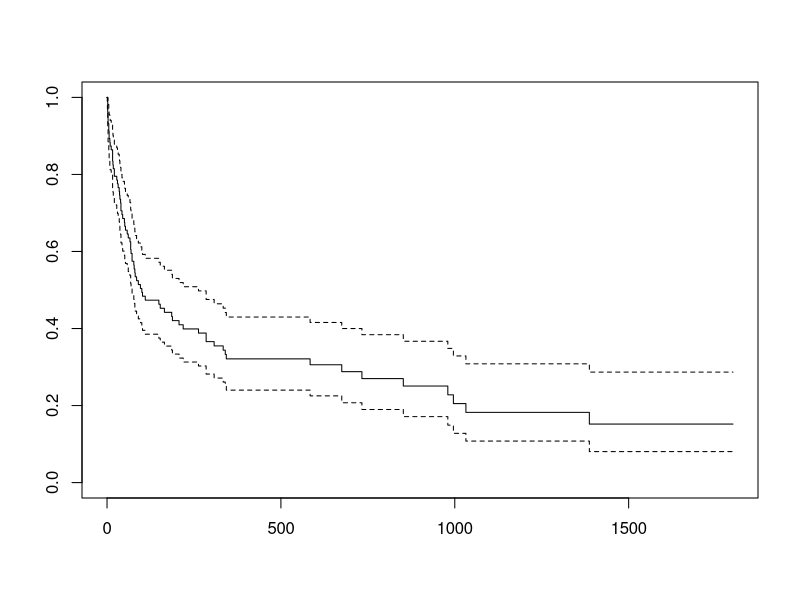
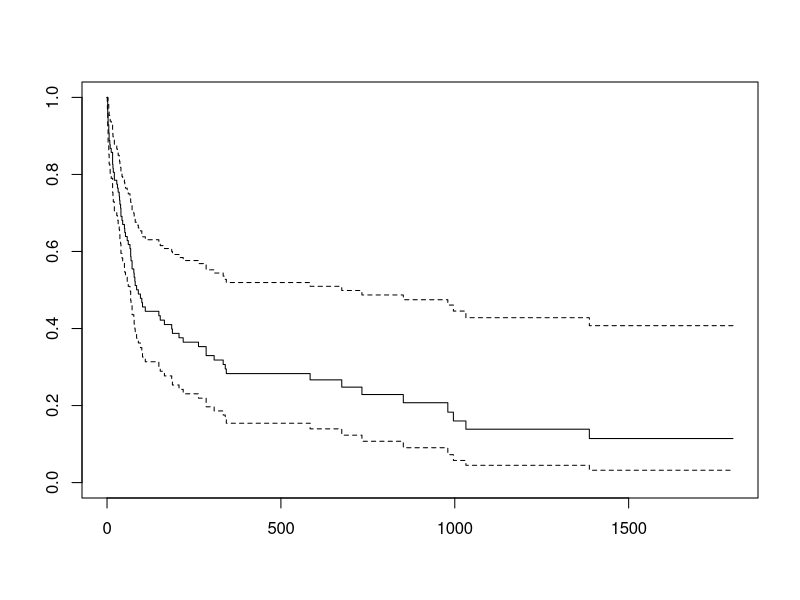

The R source for these figures, in order:

# Script for ...


######## 0. Set the working environemnt, load the survival package and the heart.csv file

# Remove all variables from the R environment to create a fresh start
rm(list=ls())

# Set the working folder
# getwd()
# setwd("/Volumes/DATA/Teaching/SUTD/Courses/2018/The Analytics Edge/week 11/Data/Class 2")

# Load the "survival" package
if(!require(survival)){
  install.packages("survival")
  library(survival)
}

# heart.csv data (These data come from the Stanford Heart Transplantation Program)
#
# The goal is to estimate the survival of patients from the data and understand the effect that other explanatory variables may have
# (on whether transplantation helps). Note that in some cases the appropriate heart for transplant might note be available, and patients
# need to wait for it. This study was conducted in April 1, 1974. The survival time is censored if the patient drops out of program
# (no follow up information) or the patient is alive at the time if the end of the study.
#
# We start by reading the "heart.csv" file
heart <- read.csv("heart.csv")
str(heart)
# 172 observations for 7 variables:
# start, stop: entry and exit times for this time interval (in days)
# event: 1 = dead, 0 = alive
# age: age at the start of the programme
# surgery: prior bypass surgery (1 = yes, 0 = no)
# transplant: received transplant (1 = yes, 0 = no)
# id: patient ID
#
unique(heart$id) # so we have a total of 103 patients
#
# Let's take a look at some specific patients:
subset(heart,id==1)   # Patient 1 died at the age of 31 without going through a transplant
subset(heart,id==4)   # Patient 4 waited 36 days for a transplant. He/she then died after 3 days.
subset(heart,id==25)  # Patient 25 was alive at the end of the programme.
subset(heart,id==102) # patient 102 dropped the program after 11 days


######## 1. Kaplan-Meier estimator

# Let's check the "survfit" and "Surv" functions
?Surv    # Create a survival object, usually used as a response variable in a model formula.
?survfit # Create survival curves

# Estimate the survival function and store it in the variable "km"
km <- survfit(Surv(start,stop,event)~1,data=heart)
summary(km,censored=TRUE) # summary of the model, with patients' survival probability 

# plot the Kaplan-Meier curve along with 95% confidence interval
plot(km) 

# let's take a detailed look at the results
subset(heart,stop==1)
subset(heart,stop==2)
q <- matrix(0,nrow=460,ncol=1)

######## 2. Cox proportional hazard model

# We now fit a Cox proportional hazard model, where the age, 
# surgery and transplantvariables are used to explain the hazard rate.

# Check "coxph" function
?coxph

# Modelling
cox <- coxph(Surv(start,stop,event)~age+surgery+transplant,data=heart)
summary(cox)
#  coef exp(coef) se(coef)      z Pr(>|z|)  
#  age         0.03026   1.03072  0.01397  2.166   0.0303 *
#  surgery    -0.77139   0.46237  0.35966 -2.145   0.0320 *
#  transplant  0.01970   1.01990  0.30823  0.064   0.9490 
# The sign of the coefficients indicates that the hazard rate increases with age and transplant
# and drecreases with surgery. It is possible to build a model accounting for the joint effect 
# of surgey and transplant.

# Visual analysis
plot(survfit(cox))
summary(survfit(cox))

